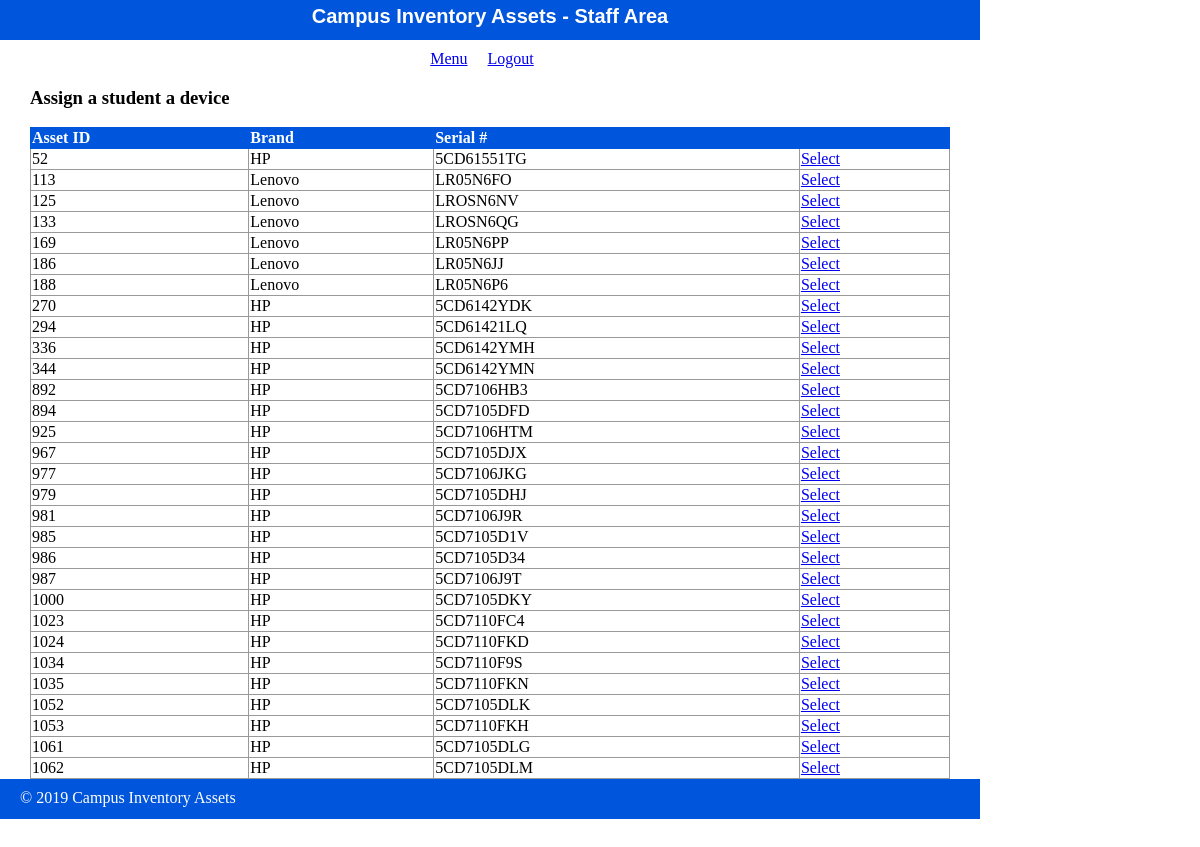
The page /facility/showDevices.php on the database its author committed.
### tables this page shows
CREATE TABLE asset(
   asset_id int(4)  PRIMARY KEY,
   serialNumber varchar(15),
   brand varchar(20),
   model varchar(20),
   purchase_num int(10),
   EOL_date date,
   asset_create_date date,
   asset_update_date date
);

### private/functions.php (called while the page is built, shortened)
<?php
$db = db_connect();
function url_for($script_path) {
  return WWW_ROOT . $script_path;
}
function u($string="") {
  return urlencode($string);
}
function h($string="") {
  return htmlspecialchars($string);
}
function query($sql){
  global $db;
  $result = mysqli_query($db, $sql);
  return $result;
}
?>

### public/facility/showDevices.php (the view, shortened to what this page needs)
<?php
include(SHARED_PATH . '/facility_header.php');
?>
<div id="content">
	<div id="main-menu">
		<h3>Assign a student a device</h3>
		<table class="list">
	<tr>
		<th>Asset ID</th>
		<th>Brand</th>
		<th>Serial #</th>
		<th>&nbsp;</th>
	</tr>
	<?php
		$sql = "select asset_id, serialNumber, brand from asset where asset.asset_id not in (select deployment.asset_id from deployment)";
		$set = query($sql);
		while($i = mysqli_fetch_assoc($set)) {
	?>
	<tr>
		<td><?php echo h($i['asset_id']); ?></td>
		<td><?php echo h($i['brand']); ?></td>
		<td><?php echo h($i['serialNumber']); ?></td>
        <td><a class="action" href="<?php echo url_for('/facility/assignStudentDevice.php?id=' . h(u($i['asset_id']))); ?>">Select</a></td>
    </tr>
	<?php } ?>
</table>
	</div>
</div>
<?php
include(SHARED_PATH . '/facility_footer.php');
?>

### private/shared/facility_header.php (shortened to what this page needs)
<!doctype html>
<html lang="en">
  <head>
    <link rel="stylesheet" media="all" href="<?php echo url_for('/stylesheets/staff.css'); ?>" />
  </head>
  <body>
    <header>
      <h1>Campus Inventory Assets - Staff Area</h1>
    </header>
    <navigation>
      <ul>
        <li><a href="<?php echo url_for('/facility/index.php'); ?>">Menu</a></li>
        <li><a href="<?php echo url_for('/index.php'); ?>">Logout</a></li>
      </ul>
    </navigation>

### private/shared/facility_footer.php (shortened to what this page needs)
<footer>
  &copy; <?php echo date('Y'); ?> Campus Inventory Assets
</footer>
</body>
</html>

### public/stylesheets/staff.css (style rules this page uses)
html { height: 100%; width: 100%; }
body { height: 980px; width: 100%; margin: 0; padding: 0; }
header { width: 980px; height: 40px; margin: 0 0 10px 0; padding: 0; background: #0055DD; color: white; }
header h1 { margin: 0; padding: 5px; font-size: 20px; font-family: Verdana, Arial, Helvetica, sans-serif; text-align: center; }
navigation { width: 980px; margin: 0; padding: 0; text-align: center; }
navigation ul { width: 980px; list-style: none; padding: 0; margin: 0; }
navigation ul li { display: inline; margin-right: 1em; }
#content { width: 920px; min-height: 500px; padding: 0 30px; }
footer { width: 940px; height: 20px; margin: 0 0 10px 0; padding: 10px 20px; background: #0055DD; color: white; }
table { border-collapse: collapse; vertical-align: top; }
table.list { width: 100%; }
table.list tr td { border: 1px solid #999999; }
table.list tr th { border: 1px solid #0055DD; background: #0055DD; color: white; text-align: left; }

### rows shown on the page
asset: asset_id "52", brand "HP", serialNumber "5CD61551TG"
asset: asset_id "113", brand "Lenovo", serialNumber "LR05N6FO"
asset: asset_id "125", brand "Lenovo", serialNumber "LROSN6NV"
asset: asset_id "133", brand "Lenovo", serialNumber "LROSN6QG"
asset: asset_id "169", brand "Lenovo", serialNumber "LR05N6PP"
asset: asset_id "186", brand "Lenovo", serialNumber "LR05N6JJ"
asset: asset_id "188", brand "Lenovo", serialNumber "LR05N6P6"
asset: asset_id "270", brand "HP", serialNumber "5CD6142YDK"
asset: asset_id "294", brand "HP", serialNumber "5CD61421LQ"
asset: asset_id "336", brand "HP", serialNumber "5CD6142YMH"
asset: asset_id "344", brand "HP", serialNumber "5CD6142YMN"
asset: asset_id "892", brand "HP", serialNumber "5CD7106HB3"
asset: asset_id "894", brand "HP", serialNumber "5CD7105DFD"
asset: asset_id "925", brand "HP", serialNumber "5CD7106HTM"
asset: asset_id "967", brand "HP", serialNumber "5CD7105DJX"
asset: asset_id "977", brand "HP", serialNumber "5CD7106JKG"
asset: asset_id "979", brand "HP", serialNumber "5CD7105DHJ"
asset: asset_id "981", brand "HP", serialNumber "5CD7106J9R"
asset: asset_id "985", brand "HP", serialNumber "5CD7105D1V"
asset: asset_id "986", brand "HP", serialNumber "5CD7105D34"
asset: asset_id "987", brand "HP", serialNumber "5CD7106J9T"
asset: asset_id "1000", brand "HP", serialNumber "5CD7105DKY"
asset: asset_id "1023", brand "HP", serialNumber "5CD7110FC4"
asset: asset_id "1024", brand "HP", serialNumber "5CD7110FKD"
asset: asset_id "1034", brand "HP", serialNumber "5CD7110F9S"
asset: asset_id "1035", brand "HP", serialNumber "5CD7110FKN"
asset: asset_id "1052", brand "HP", serialNumber "5CD7105DLK"
asset: asset_id "1053", brand "HP", serialNumber "5CD7110FKH"
asset: asset_id "1061", brand "HP", serialNumber "5CD7105DLG"
asset: asset_id "1062", brand "HP", serialNumber "5CD7105DLM"
